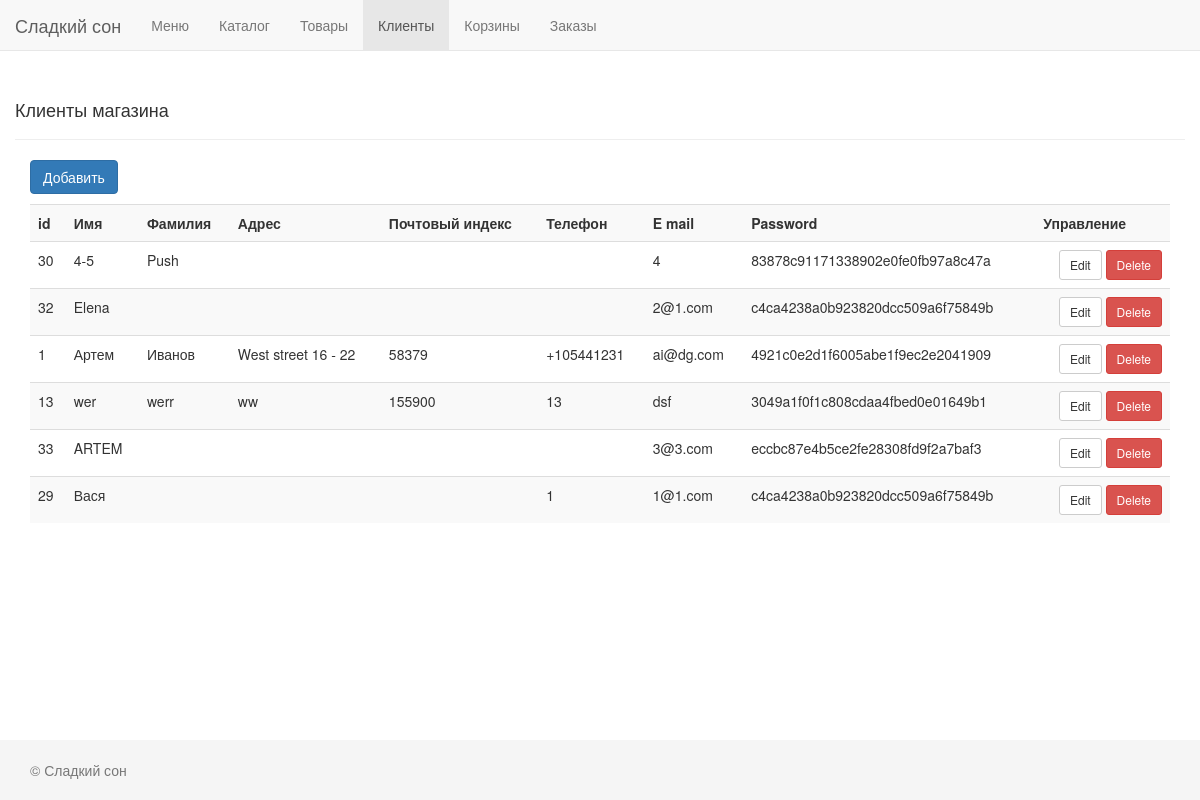
The app's page /admin/index.php?section=users, older data.
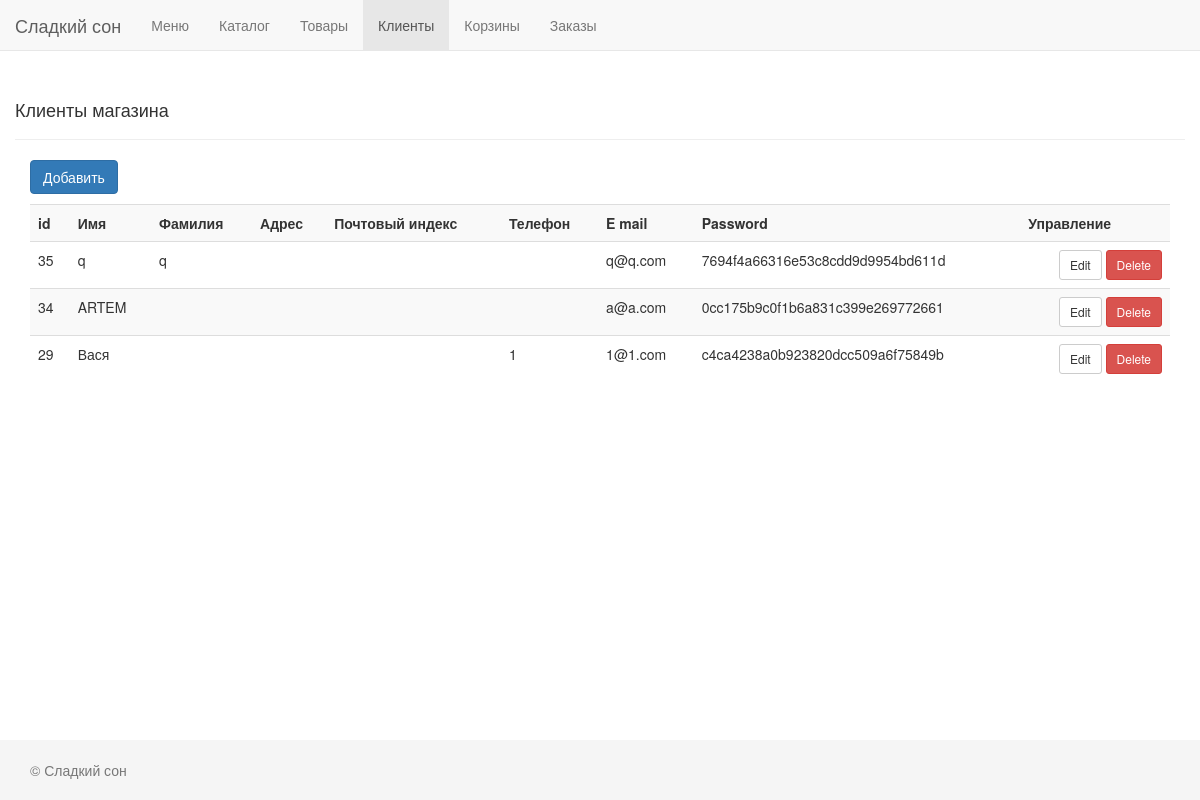
The same page, newer data.
### tables this page shows
CREATE TABLE IF NOT EXISTS `users` (
  `id` int(11) NOT NULL,
  `first_name` char(100) NOT NULL,
  `second_name` char(100) NOT NULL,
  `address` char(60) NOT NULL,
  `zip_code` char(10) NOT NULL,
  `phone` char(12) NOT NULL,
  `email` char(60) DEFAULT NULL,
  `password` char(250) DEFAULT NULL
);

### admin/models/users.php (called while the page is built, shortened)
<?php
function GetUserList()
{
    $sql = "SELECT * FROM users";
    $sth = Db()->prepare($sql);
    if (!$sth->execute()) {
        print_r($sth->errorInfo());
        die;
    }
    return $sth->fetchall();
}

### admin/templates/users/list.php (the view, shortened to what this page needs)
<?php
$items = GetUserList();
?>
<div class="page-header">
    <h4>Клиенты магазина</h4>
</div>
<div class="col-xs-12">
    <button class="btn btn-primary" onclick="location.href='?section=users&action=new&id=<?= getId() ?>'">
        Добавить
    </button>
    <table class="table table-striped">
        <tr>
            <th>id</th>
            <th>Имя</th>
            <th>Фамилия</th>
            <th>Адрес</th>
            <th>Почтовый индекс</th>
            <th>Телефон</th>
            <th>E mail</th>
            <th>Password</th>
            <th>Управление</th>
        </tr>
        <?php foreach ($items as $item): ?>
            <tr>
                <td>
                    <?= $item['id'] ?>
                </td>
                <td>
                    <?= $item['first_name'] ?>
                </td>
                <td>
                    <?= $item['second_name'] ?>
                </td>
                <td>
                    <?= $item['address'] ?>
                </td>
                <td>
                    <?= $item['zip_code'] ?>
                </td>
                <td>
                    <?= $item['phone'] ?>
                </td>
                <td>
                    <?= $item['email'] ?>
                </td>
                <td>
                    <?= $item['password'] ?>
                </td>
                <td class="text-right">
                    <button type="button" class="btn btn-default btn-sm"
                            onclick="location.href='?section=users&action=edit&id=<?= $item['id'] ?>'">
                        Edit
                    </button>
                    <a href="?section=users&action=delete&id=<?= $item['id'] ?>" class="btn btn-danger btn-sm"
                       onclick="return confirm('Вы уверены?');">
                        Delete</a>
                </td>
            </tr>
        <?php endforeach; ?>
    </table>
</div>

### admin/index.php (shortened to what this page needs)
<?php
require_once('./global.php');
$section = isset($_GET['section']) ? $_GET['section'] : 'menu';
switch ($section) {
    case 'users':
        require_once('./users.php');
        break;
}

### admin/users.php (shortened to what this page needs)
<?php
require_once('./models/users.php');
$action = getAction();
switch ($action) {
    case 'show':
        render('users', 'list');
        break;
}

### admin/global.php (shortened to what this page needs)
<?php
function getSection()
{
    return isset($_GET['section']) ? $_GET['section'] : 'menu';
}
function getAction()
{
    return isset($_GET['action']) ? $_GET['action'] : 'show';
}
function getId()
{
    return isset($_GET['id']) ? $_GET['id'] : '';
}
function Db()
{
    global $dbh;
    try {
        if (!$dbh) {
            $dbh = new PDO("mysql:host=localhost;dbname=" . DB_NAME . ';charset=UTF8;', DB_USER, DB_PASSWORD);
        }
    } catch (PDOException $e) {
        die("Error!: " . $e->getMessage() . "<br/>");
    }
    return $dbh;
}
function render($section, $action, $params = [])
{
    $file = './templates/' . $section . '/' . $action . '.php';
    if (file_exists($file)) {
        require_once('./header.php');
        require_once($file);
        require_once('./footer.php');
    }
}

### admin/header.php (shortened to what this page needs)
<!DOCTYPE html>
<html lang="en">
<head>
    <link rel="stylesheet" href="https://maxcdn.bootstrapcdn.com/bootstrap/3.3.7/css/bootstrap.min.css"
/>
    <link rel="stylesheet" href="css/main.css"/>
</head>
<body>
<nav class="navbar navbar-default navbar-fixed-top">
    <div class="container-fluid">
        <div class="navbar-header">
            <a class="navbar-brand" href="/">Сладкий сон</a>
        </div>
        <div class="collapse navbar-collapse" id="bs-example-navbar-collapse-1">
            <ul class="nav navbar-nav">
                <li class="<?= getSection() == 'menu' ? 'active' : '' ?>"><a href="?section=menu">Меню</a></li>
                <li class="<?= getSection() == 'catalog' ? 'active' : '' ?>"><a href="?section=catalog">Каталог</a></li>
                <li class="<?= getSection() == 'goods' ? 'active' : '' ?>"><a href="?section=goods">Товары</a></li>
                <li class="<?= getSection() == 'users' ? 'active' : '' ?>"><a href="?section=users">Клиенты</a></li>
                <li class="<?= getSection() == 'carts' ? 'active' : '' ?>"><a href="?section=carts">Корзины</a></li>
                <li class="<?= getSection() == 'orders' ? 'active' : '' ?>"><a href="?section=orders">Заказы</a></li>
            </ul>
        </div>
    </div>
</nav>
<div class="container">

### admin/footer.php
</div>
<footer class="footer">
    <div class="container">
        <p class="text-muted">&copy; Сладкий сон</p>
    </div>
</footer>
</body>
</html>

### admin/css/main.css (style rules this page uses)
html { position: relative; min-height: 100%; }
body { margin-bottom: 60px; }
.footer { position: absolute; bottom: 0; width: 100%; height: 60px; background-color: #f5f5f5; }
body > .container { padding: 60px 0; }
.container .text-muted { margin: 20px 0; }
.footer > .container { padding-right: 15px; padding-left: 15px; }

Row changes from the older to the newer data that the page shows:
removed users: id "30", first_name "4-5", second_name "Push", email "4", password "83878c91171338902e0fe0fb97a8c47a"
removed users: id "32", first_name "Elena", email "2@1.com", password "c4ca4238a0b923820dcc509a6f75849b"
removed users: id "1", first_name "Артем", second_name "Иванов", address "West street 16 - 22", zip_code "58379", phone "+105441231", email "ai@dg.com", password "4921c0e2d1f6005abe1f9ec2e2041909"
removed users: id "13", first_name "wer", second_name "werr", address "ww", zip_code "155900", phone "13", email "dsf", password "3049a1f0f1c808cdaa4fbed0e01649b1"
removed users: id "33", first_name "ARTEM", email "3@3.com", password "eccbc87e4b5ce2fe28308fd9f2a7baf3"
added users: id "35", first_name "q", second_name "q", email "q@q.com", password "7694f4a66316e53c8cdd9d9954bd611d"
added users: id "34", first_name "ARTEM", email "a@a.com", password "0cc175b9c0f1b6a831c399e269772661"
